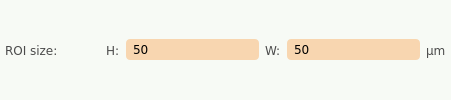
               <widget class="QFrame" name="frame_3">
                <property name="styleSheet">
                 <string notr="true">background-color: rgb(247, 250, 245);
border-radius: 4px;</string>
                </property>
                <layout class="QHBoxLayout" name="horizontalLayout_6" stretch="2,0,3,0,3,0">
                 <property name="leftMargin">
                  <number>5</number>
                 </property>
                 <property name="topMargin">
                  <number>5</number>
                 </property>
                 <property name="rightMargin">
                  <number>5</number>
                 </property>
                 <property name="bottomMargin">
                  <number>5</number>
                 </property>
                 <item>
                  <widget class="QLabel" name="static_odsc_label_5">
                   <property name="minimumSize">
                    <size>
                     <width>0</width>
                     <height>21</height>
                    </size>
                   </property>
                   <property name="font">
                    <font>
                     <family>Verdana</family>
                     <pointsize>9</pointsize>
                     <weight>50</weight>
                     <italic>false</italic>
                     <bold>false</bold>
                    </font>
                   </property>
                   <property name="styleSheet">
                    <string notr="true">color: rgb(75, 75, 75);</string>
                   </property>
                   <property name="text">
                    <string>ROI size:           </string>
                   </property>
                  </widget>
                 </item>
                 <item>
                  <widget class="QLabel" name="static_odsc_label_9">
                   <property name="minimumSize">
                    <size>
                     <width>0</width>
                     <height>21</height>
                    </size>
                   </property>
                   <property name="font">
                    <font>
                     <family>Verdana</family>
                     <pointsize>9</pointsize>
                     <weight>50</weight>
                     <italic>false</italic>
                     <bold>false</bold>
                    </font>
                   </property>
                   <property name="styleSheet">
                    <string notr="true">color: rgb(75, 75, 75);</string>
                   </property>
                   <property name="text">
                    <string>H:</string>
                   </property>
                  </widget>
                 </item>
                 <item>
                  <widget class="QLineEdit" name="pyqt5_entry_roisize_h">
                   <property name="enabled">
                    <bool>true</bool>
                   </property>
                   <property name="minimumSize">
                    <size>
                     <width>0</width>
                     <height>21</height>
                    </size>
                   </property>
                   <property name="font">
                    <font>
                     <family>Verdana</family>
                    </font>
                   </property>
                   <property name="styleSheet">
                    <string notr="true">QLineEdit {
border-radius: 4px;
padding: 0px 5px 0px 5px;
background-color: rgb(248,214,176);
}

QLineEdit:disabled {
	background-color: rgb(220, 204, 191);
}</string>
                   </property>
                   <property name="text">
                    <string>50</string>
                   </property>
                  </widget>
                 </item>
                 <item>
                  <widget class="QLabel" name="static_odsc_label_10">
                   <property name="minimumSize">
                    <size>
                     <width>0</width>
                     <height>21</height>
                    </size>
                   </property>
                   <property name="font">
                    <font>
                     <family>Verdana</family>
                     <pointsize>9</pointsize>
                     <weight>50</weight>
                     <italic>false</italic>
                     <bold>false</bold>
                    </font>
                   </property>
                   <property name="styleSheet">
                    <string notr="true">color: rgb(75, 75, 75);</string>
                   </property>
                   <property name="text">
                    <string>W:</string>
                   </property>
                  </widget>
                 </item>
                 <item>
                  <widget class="QLineEdit" name="pyqt5_entry_roisize_w">
                   <property name="enabled">
                    <bool>true</bool>
                   </property>
                   <property name="minimumSize">
                    <size>
                     <width>0</width>
                     <height>21</height>
                    </size>
                   </property>
                   <property name="font">
                    <font>
                     <family>Verdana</family>
                    </font>
                   </property>
                   <property name="styleSheet">
                    <string notr="true">QLineEdit {
border-radius: 4px;
padding: 0px 5px 0px 5px;
background-color: rgb(248,214,176);
}

QLineEdit:disabled {
	background-color: rgb(220, 204, 191);
}</string>
                   </property>
                   <property name="text">
                    <string>50</string>
                   </property>
                  </widget>
                 </item>
                 <item>
                  <widget class="QLabel" name="static_odsc_label_11">
                   <property name="minimumSize">
                    <size>
                     <width>0</width>
                     <height>21</height>
                    </size>
                   </property>
                   <property name="font">
                    <font>
                     <family>Verdana</family>
                     <pointsize>9</pointsize>
                     <weight>50</weight>
                     <italic>false</italic>
                     <bold>false</bold>
                    </font>
                   </property>
                   <property name="styleSheet">
                    <string notr="true">color: rgb(75, 75, 75);</string>
                   </property>
                   <property name="text">
                    <string>µm</string>
                   </property>
                  </widget>
                 </item>
                </layout>
               </widget>
